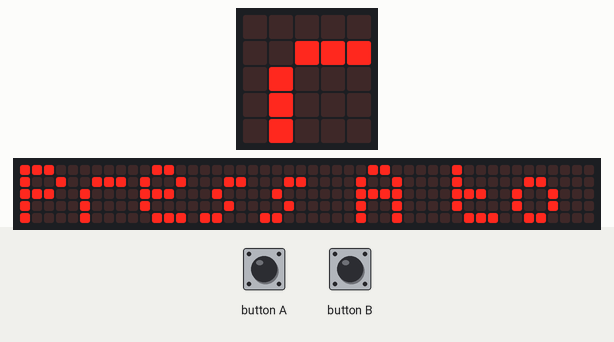
Simulated run of this program. Board: BBC micro:bit running MicroPython. On the bench: the board's 5×5 LED display, a strip that is not on the board, showing the scrolling text unrolled. The inputs (shaded band) are chosen by the test bench. The 48×5 strip is a reading aid, not a part: it shows the text the display is scrolling, unrolled, one strip-width of it at a time.

Above: at 1.25 s.
1.3 s: button B pressed for 0.15 s
2.0 s: button A pressed for 0.15 s
At 2.5 s:
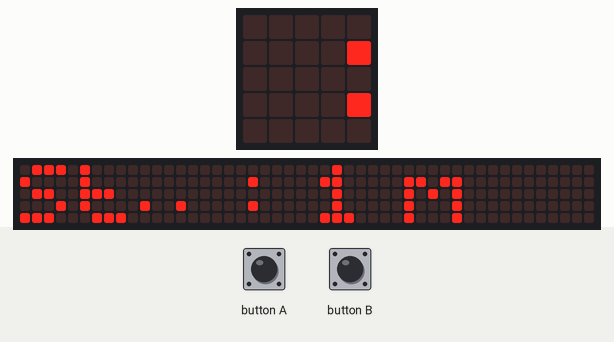
2.7 s: button B pressed for 1 s
At 3.87 s:
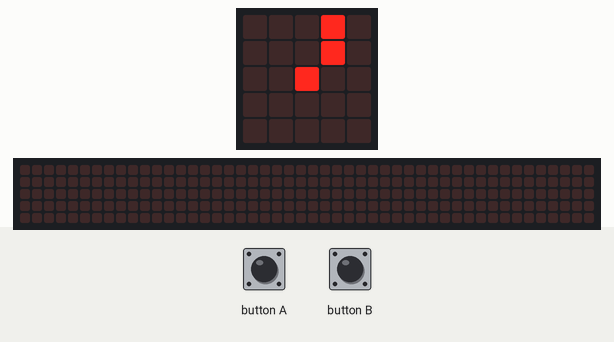
4.3 s: button A pressed for 1 s
At 7.94 s:
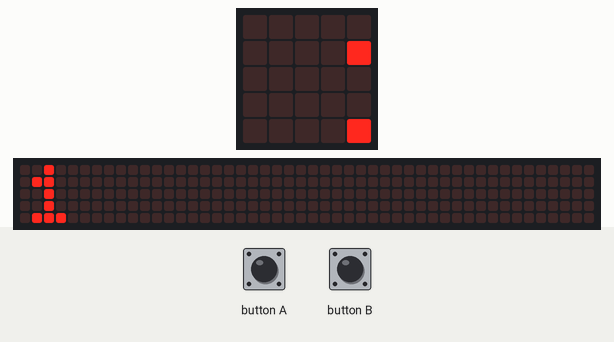

The program:

timer.py
```python
from microbit import display, running_time, sleep
from microbit import button_a, button_b, Image

w_min = [1, 10, 15, 30, 45, 60] # Timer intervals

w_times = [(v * 60) for v in w_min]
i = -1 # Time Selection index
t0 = 0
tval = 0

display.scroll("Press A to start", wait=False)
timer_started = False

imgs = [Image.CLOCK12, Image.CLOCK11, Image.CLOCK10,
    Image.CLOCK9, Image.CLOCK8, Image.CLOCK7, Image.CLOCK6,
    Image.CLOCK5, Image.CLOCK4, Image.CLOCK3, Image.CLOCK2,
    Image.CLOCK1]

N_IMGS = len(imgs) - 1
im = 0

timer_over = False

def anim():
    while 1:
        with open('anim0.txt', 'r') as _f:
            for _ in range(60):
                content = _f.readline()
                display.show(Image(content.strip()))
                sleep(100)
                if button_a.was_pressed() or button_b.was_pressed():

                    return

while 1:
    if timer_over is True:
        display.clear()
        timer_started = False
        anim()
        timer_over = False
    if timer_started:
        curtime = round((running_time() - t0)/(1000), 2)

        if curtime > w_times[i]:
            timer_started = False
            timer_over = True
            show_img = False
        if show_img:
            display.show(imgs[N_IMGS - im], wait=False)
            sleep(100)
            if im == len(imgs) - 1:
                im = 0
            else:
                im += 1

    if button_a.was_pressed():

        if not timer_started:
            if i == len(w_min) - 1: #increment index
                i = 0
            else:
                i += 1

            display.scroll(w_min[i], delay=80)
        else:  # timer is running
            display.scroll(w_min[i])

    if button_b.was_pressed():
        if i < 0:
             i = 0
        if timer_started is False:
            display.scroll("St.. : %i m"%w_min[i], delay=60)
            t0 = running_time()
            timer_started = True
            show_img = True
        else:

            cur_min = round(curtime,2)//60
            cur_sec = round(curtime,2)-(cur_min*60)
            display.scroll("%im %is"%(cur_min, cur_sec), delay=80, wait=True)
            show_img= True
```
